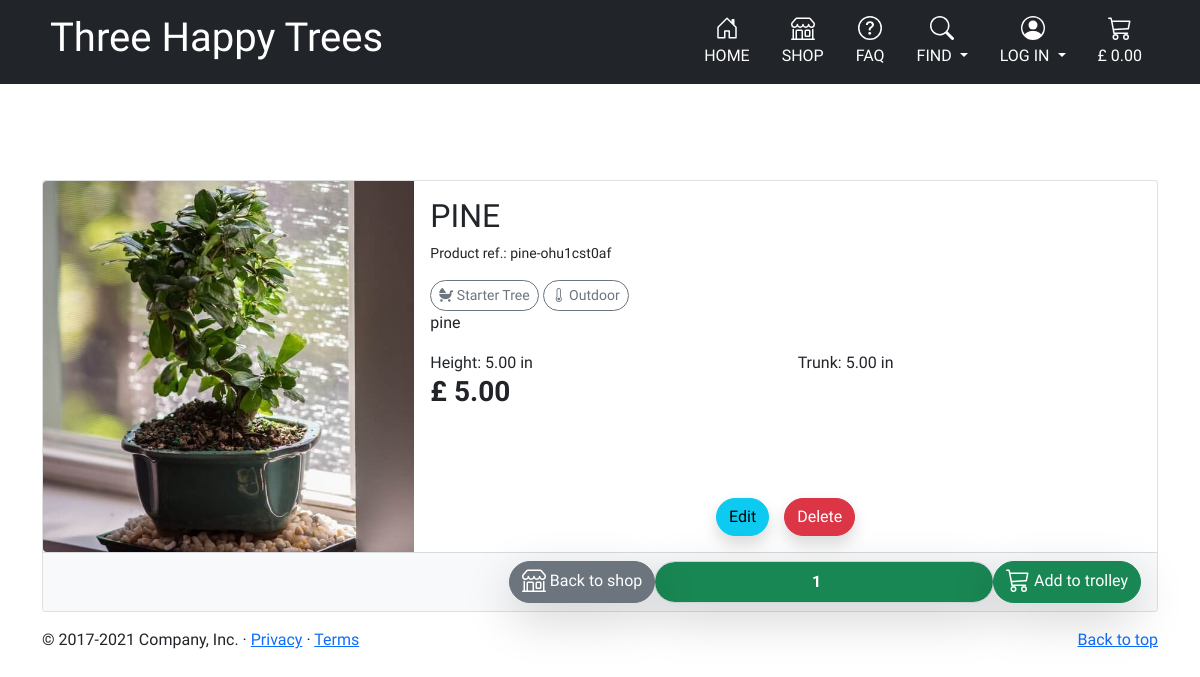
Screenshot of /trees/pine-ohu1cst0af with the database file from the repository.
### trees/models.py (models this page shows, shortened)
class Tree(models.Model):
    name = models.CharField(max_length=254, null=True, blank=True)
    slug = models.SlugField(max_length=200, unique=True, editable=False)
    height_in = models.DecimalField(max_digits=9, decimal_places=2)
    trunk_circumference = models.DecimalField(max_digits=9, decimal_places=2)
    price = models.DecimalField(max_digits=9, decimal_places=2)
    current_stock = models.IntegerField(null=True, blank=True)
    leaves_or_needles = models.CharField(
            max_length=254, choices=LEAVES_OR_NEEDLES_CHOICES,
            default='coniferous', null=True, blank=True)
    description = models.TextField()
    image_url = models.URLField(max_length=1024, null=True, blank=True)
    image = models.ImageField(null=True, blank=True)
    image_alt = models.CharField(max_length=254, null=True, blank=True)
    image_disclaimer = models.CharField(
            max_length=254, choices=IMG_DISCLAIMER_CHOICES,
            default='standarised',  null=True, blank=True
            )
    feature = models.ManyToManyField(
                'Feature', blank=True)
    enviroment = models.ForeignKey(
                'Enviroment', null=True, blank=True, on_delete=models.SET_NULL)

class Feature(models.Model):
    name = models.CharField(max_length=254)
    friendly_name = models.CharField(max_length=254, null=True, blank=True)
    icon_class = models.CharField(max_length=254, null=True, blank=True)
    aria_for_anchor = models.CharField(default='Filter elements by',
                                       max_length=254, null=True, blank=True)

class Enviroment(models.Model):
    name = models.CharField(max_length=254)
    friendly_name = models.CharField(max_length=254, null=True, blank=True)
    icon_class = models.CharField(max_length=254, null=True, blank=True)
    aria_for_anchor = models.CharField(default='Filter elements by',
                                       max_length=254, null=True, blank=True)
    def __str__(self):
        return f'{self.name}'

### trees/views.py (the view)
# urls.py: path('<tree_slug>', views.tree_detail, name='tree_detail'),
def tree_detail(request, tree_slug):
    tree = get_object_or_404(Tree, slug=tree_slug)
    features = []
    if tree.feature:
        for feature in tree.feature.all():
            features.append(feature)
    context = {
        'tree': tree,
        'features': features,
    }
    return render(request, 'trees/tree_detail.html', context)

### trolley/contexts.py (called while the page is built, shortened)
def trolley_contents(request):
    trolley_items = []
    total = 0
    tree_count = 0
    trolley = request.session.get('trolley', {})
    if total < settings.FREE_DELIVERY_THRESHOLD:
        delivery = total * Decimal(settings.STANDARD_DELIVERY_PERCENTAGE / 100)
        free_delivery_delta = settings.FREE_DELIVERY_THRESHOLD - total
    else:
        delivery = 0
        free_delivery_delta = 0
    grand_total = delivery + total
    context = {
        'trolley_items': trolley_items,
        'total': total,
        'tree_count': tree_count,
        'delivery': delivery,
        'free_delivery_delta': free_delivery_delta,
        'free_delivery_threshold': settings.FREE_DELIVERY_THRESHOLD,
        'grand_total': grand_total,
    }
    return context

### trees/templates/trees/tree_detail.html (shortened to what this page needs)
{% extends "base.html" %}
{% load static %}
{% block content %}
<main class="container mt-5 pt-5">
<div class="card mb-3" >
    <div class="row g-0">
      <div class="col-md-4">
        {% if tree.image %}
        <img src="{{ tree.image.url }}"
        class="img-fluid rounded-start "
        {% if tree.image_alt %}
        alt="{{ tree.image_alt }}"
        {% else %}
        alt="{{ tree.name }}"
        {% endif %}
        >
        {% endif %}
      </div>
      <div class="col-md-8 d-flex flex-column">
        <div class="card-body allign-self-start">
          <h2 class="card-title text-uppercase my-heading-font">{{ tree.name }}</h2>
          <p class="small">Product ref.: {{ tree.slug }}</p>
          {% if features %}
          {% for feature in features %}
          <a class="btn btn-sm btn-outline-secondary rounded-pill"
             href="{% url 'all_trees' %}?feature={{feature.name}}"
             aria-label="See more tees having this feature: {{ feature.friendly_name}}. Opens in same window.">
            <i class="{{ feature.icon_class}}"></i> {{ feature.friendly_name }}</a>
          {% endfor %}
          {% endif %}
          {% if tree.enviroment %}
          <a class="btn btn-sm btn-outline-secondary rounded-pill"
             href="{% url 'all_trees' %}?enviroment={{ tree.enviroment}}"
             aria-label="See more tees suitable for this enviroment: {{ tree.enviroment.friendly_name}}. Opens in same window.">
            <i class="{{ tree.enviroment.icon_class}}"></i> {{ tree.enviroment.friendly_name }}</a>
          {% endif %}
          <p class="card-text">{{ tree.description }}</p>
          <div class="row">
            <div class="col-6">
                <p class="card-text">Height: {{ tree.height_in }} in</p>
            </div>
            <div class="col-6">
                <p class="card-text">Trunk: {{ tree.trunk_circumference }} in</p>
            </div>
        </div>
        <h3 class="fw-bold">£ {{tree.price}}</h3>
        </div>
        <div class="mb-3 text-center">
            <div class="btn-group">
              <button type="button" class="shadow btn btn btn-info rounded-pill me-3">Edit</button>
              <button type="button" class="shadow btn btn btn-danger rounded-pill">Delete</button>
            </div>
        </div>
      </div>
        <div class="card-footer bg-light">
          <form class="form" action="{% url 'add_to_trolley' tree.id %}" method="POST">
            <div class="row text-center">
                <div class="col-12  text-center">
                    <div class="input-group  text-center">
                      <div class="col-12 col-sm-4 col-md-5  text-center d-none d-md-block"> </div>
                      <div class="d-none d-md-block text-center">
                        <a href="{% url 'all_trees' %}" class="shadow-lg btn btn-secondary text-white rounded-pill">
                          <svg class="bi mx-auto mb-1" width="24" height="24" fill="currentColor"><use xlink:href="#shop"/></svg>
                          Back to shop</a>
                      </div>
                      <input class=" shadow-lg form-control bg-success  text-white fw-bold text-center rounded-pill" type="number"
                      name="quantity" value="1" min="1" max="99"
                      data-item_id="{{ tree.id }}"
                      id="id_qty_{{ tree.id }}">
                      <button type="submit" class="shadow-lg btn btn-success rounded-pill">
                        <svg class="bi mx-auto mb-1" width="24" height="24" fill="currentColor"><use xlink:href="#trolley"/></svg>
                        Add to trolley</button>
                    </div>
                  </div>
            </div>
          </form>
        </div>
    </div>
  </div>
</main>
  {% endblock %}

### static/css/base.css (style rules this page uses)
body { font-family: 'Kodchasan', sans-serif !important; }
.my-heading-font { font-family: 'Baumans', cursive; }

### rows the page displays
Tree: image (picture), name "PINE", slug "pine-ohu1cst0af", enviroment.friendly_name "Outdoor", description "pine", height_in "5.00", trunk_circumference "5.00", price "5.00"
Feature: friendly_name "Starter Tree"
